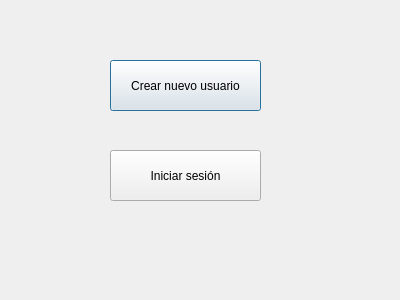
<?xml version="1.0" encoding="UTF-8"?>
<ui version="4.0">
 <class>Dialog</class>
 <widget class="QDialog" name="Dialog">
  <property name="geometry">
   <rect>
    <x>0</x>
    <y>0</y>
    <width>400</width>
    <height>300</height>
   </rect>
  </property>
  <property name="windowTitle">
   <string>BSS 2</string>
  </property>
  <widget class="QPushButton" name="signButton">
   <property name="geometry">
    <rect>
     <x>110</x>
     <y>60</y>
     <width>151</width>
     <height>51</height>
    </rect>
   </property>
   <property name="text">
    <string>Crear nuevo usuario</string>
   </property>
  </widget>
  <widget class="QPushButton" name="loginButton">
   <property name="geometry">
    <rect>
     <x>110</x>
     <y>150</y>
     <width>151</width>
     <height>51</height>
    </rect>
   </property>
   <property name="text">
    <string>Iniciar sesión</string>
   </property>
  </widget>
 </widget>
 <resources/>
 <connections/>
</ui>
